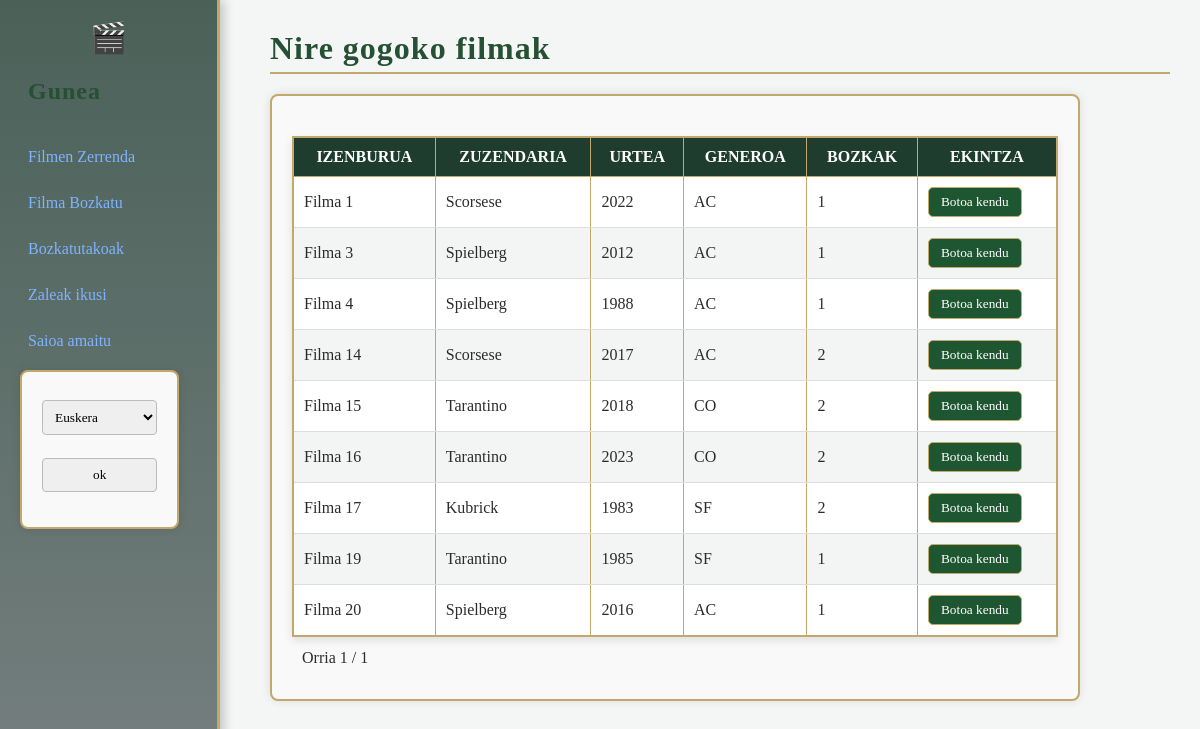
The page /eu/bozkatutakoak (signed in) on the database its author committed.
### filmak/models.py (models this page shows, shortened)
class filmak_filma(models.Model):
    izenburua = models.CharField(max_length=100)
    zuzendaria = models.CharField(max_length=60)
    urtea = models.IntegerField()
    generoa = models.CharField(max_length=2)
    sinopsia = models.CharField(max_length=500)
    bozkak = models.IntegerField(default=0)

### filmak/views.py (the view, shortened to what this page needs)
# urls.py: path("bozkatutakoak", views.bozkatutakoak, name="bozkatutakoak"),
@login_required(login_url='login')
def bozkatutakoak(request):
    erlazioak=filmak_bozkatzailea.objects.filter(erabiltzailea__user=request.user)
    filmak=filmak_filma.objects.filter(id__in=erlazioak.values_list('filma_id', flat=True))
    paginator = Paginator(filmak, 10)
    page = request.GET.get('page')
    try:
        filmak = paginator.page(page)
    except PageNotAnInteger:
        filmak = paginator.page(1)
    except EmptyPage:
        filmak = paginator.page(paginator.num_pages)
    return render(request, "filmak/bozkatutakoak.html", {'filmak': filmak})

### filmak/templates/filmak/bozkatutakoak.html (shortened to what this page needs)
{% extends 'filmak/nabigazioa.html' %}
{% load i18n %}
    {% block content %}
    <h1>{% trans "Nire gogoko filmak" %}</h1>
    <form class="table-container" method="post">
        <table border="1" cellpadding="5" cellspacing="0">
            <thead>
                <tr>
                    <th>{% trans "Izenburua" %}</th>
                    <th>{% trans "Zuzendaria" %}</th>
                    <th>{% trans "Urtea" %}</th>
                    <th>{% trans "Generoa" %}</th>
                    <th>{% trans "Bozkak" %}</th>
                    <th>{% trans "Ekintza" %}</th>
                </tr>
            </thead>
            <tbody>
                {% for film in filmak %}
                <tr>
                    <td>{{ film.izenburua }}</td>
                    <td>{{ film.zuzendaria }}</td>
                    <td>{{ film.urtea }}</td>
                    <td>{{ film.generoa }}</td>
                    <td>{{ film.bozkak }}</td>
                    <td>
                    <button type="submit" name="film" value="{{ film.id }}">{% trans "Botoa kendu" %}</button>
                    </td>
                </tr>
                {% empty %}
                <tr>
                    <td colspan="3">{% trans "Ez dago filma bat ere" %}</td>
                </tr>
                {% endfor %}
            </tbody>
        </table>
        <div class="pagination">
            <span class="step-links">
                <span class="current">
                    {% trans "Orria" %} {{ filmak.number }} / {{ filmak.paginator.num_pages }}
                </span>
            </span>
        </div>
    </form>
    {% endblock %}

### static/css/style.css (style rules this page uses)
* { margin: 0; padding: 0; box-sizing: border-box; }
body { font-family: "Georgia", "Times New Roman", serif; background-color: #f4f6f5; color: #2c2c2c; }
h1, h2, h3 { color: #265034; font-weight: bold; margin-bottom: 15px; letter-spacing: 1px; }
h1 { border-bottom: 2px solid #c2a96b; padding-bottom: 5px; }
table { width: 100%; max-width: 100%; overflow-x: auto; border-collapse: collapse; margin-top: 20px; background-color: #ffffff; border: 2px solid #c2a96b; box-shadow: 0 4px 8px rgba(0,0,0,0.1); }
.table-container { width: 100%; overflow-x: auto; margin-top: 20px; }
thead { background-color: #1e3d2f; color: #ffffff; }
thead th { padding: 10px; font-weight: bold; text-transform: uppercase; }
tbody tr:nth-child(even) { background-color: #f2f5f3; }
td { padding: 10px; border-bottom: 1px solid #ddd; }
button { background-color: #1e5631; color: white; border: 1px solid #c2a96b; padding: 6px 12px; border-radius: 5px; cursor: pointer; font-family: inherit; transition: all 0.3s ease; }
form { width: auto; max-width: 90%; padding: 20px; box-sizing: border-box; background-color: #f9f9f9; border-radius: 8px; box-shadow: 0 0 10px rgba(0,0,0,0.1); border: 2px solid #c2a96b; }
form div > * { display: block; padding: 12px 10px; border-radius: 4px; cursor: pointer; transition: background 0.2s ease; }

### rows shown on the page
filmak_filma: izenburua "Filma 1", zuzendaria "Scorsese", urtea "2022", generoa "AC", bozkak "1", {{ film.id }} 201 (drawn)
filmak_filma: izenburua "Filma 3", zuzendaria "Spielberg", urtea "2012", generoa "AC", bozkak "1", {{ film.id }} 203 (drawn)
filmak_filma: izenburua "Filma 4", zuzendaria "Spielberg", urtea "1988", generoa "AC", bozkak "1", {{ film.id }} 204 (drawn)
filmak_filma: izenburua "Filma 14", zuzendaria "Scorsese", urtea "2017", generoa "AC", bozkak "2", {{ film.id }} 214 (drawn)
filmak_filma: izenburua "Filma 15", zuzendaria "Tarantino", urtea "2018", generoa "CO", bozkak "2", {{ film.id }} 215 (drawn)
filmak_filma: izenburua "Filma 16", zuzendaria "Tarantino", urtea "2023", generoa "CO", bozkak "2", {{ film.id }} 216 (drawn)
filmak_filma: izenburua "Filma 17", zuzendaria "Kubrick", urtea "1983", generoa "SF", bozkak "2", {{ film.id }} 217 (drawn)
filmak_filma: izenburua "Filma 19", zuzendaria "Tarantino", urtea "1985", generoa "SF", bozkak "1", {{ film.id }} 219 (drawn)
filmak_filma: izenburua "Filma 20", zuzendaria "Spielberg", urtea "2016", generoa "AC", bozkak "1", {{ film.id }} 220 (drawn)

### other values the page prints
{{ filmak.number }} "1"
{{ filmak.paginator.num_pages }} "1"
